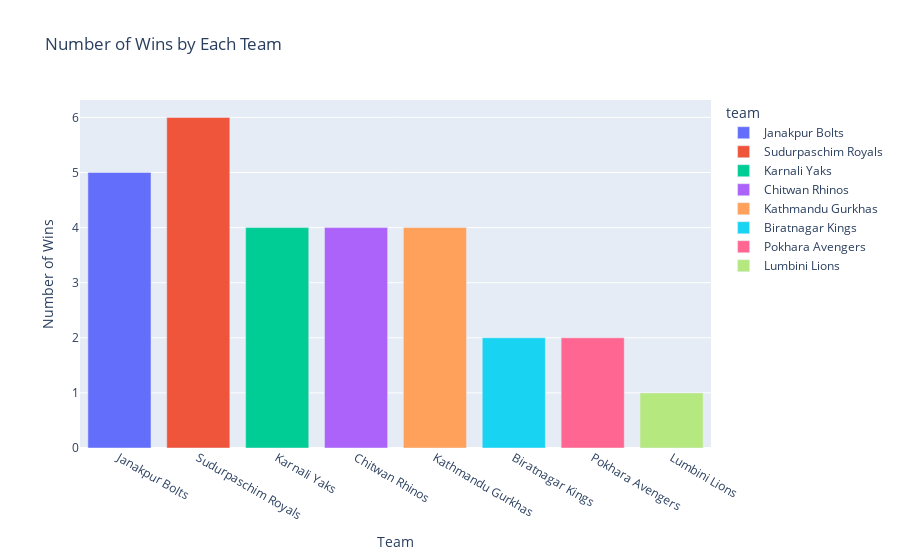

Notebook source saved alongside this figure:
### Code cell
#interactive plot for the number of wins by each team
fig = px.bar(points_table_df, x='team', y='wins', color='team', title='Number of Wins by Each Team')
fig.update_layout(xaxis_title='Team', yaxis_title='Number of Wins')
fig.show()

### Figure 1 — Plotly figure (JSON) as saved in the notebook; plotly's stock layout.template omitted (floating-point values rounded to 4 significant figures)
{"data": [{"alignmentgroup": "True", "hovertemplate": "team=%{x}<br>wins=%{y}<extra></extra>", "legendgroup": "Janakpur Bolts", "marker": {"color": "#636efa", "pattern": {"shape": ""}}, "name": "Janakpur Bolts", "offsetgroup": "Janakpur Bolts", "orientation": "v", "showlegend": true, "textposition": "auto", "type": "bar", "x": ["Janakpur Bolts"], "xaxis": "x", "y": [5], "yaxis": "y"}, {"alignmentgroup": "True", "hovertemplate": "team=%{x}<br>wins=%{y}<extra></extra>", "legendgroup": "Sudurpaschim Royals", "marker": {"color": "#EF553B", "pattern": {"shape": ""}}, "name": "Sudurpaschim Royals", "offsetgroup": "Sudurpaschim Royals", "orientation": "v", "showlegend": true, "textposition": "auto", "type": "bar", "x": ["Sudurpaschim Royals"], "xaxis": "x", "y": [6], "yaxis": "y"}, {"alignmentgroup": "True", "hovertemplate": "team=%{x}<br>wins=%{y}<extra></extra>", "legendgroup": "Karnali Yaks", "marker": {"color": "#00cc96", "pattern": {"shape": ""}}, "name": "Karnali Yaks", "offsetgroup": "Karnali Yaks", "orientation": "v", "showlegend": true, "textposition": "auto", "type": "bar", "x": ["Karnali Yaks"], "xaxis": "x", "y": [4], "yaxis": "y"}, {"alignmentgroup": "True", "hovertemplate": "team=%{x}<br>wins=%{y}<extra></extra>", "legendgroup": "Chitwan Rhinos", "marker": {"color": "#ab63fa", "pattern": {"shape": ""}}, "name": "Chitwan Rhinos", "offsetgroup": "Chitwan Rhinos", "orientation": "v", "showlegend": true, "textposition": "auto", "type": "bar", "x": ["Chitwan Rhinos"], "xaxis": "x", "y": [4], "yaxis": "y"}, {"alignmentgroup": "True", "hovertemplate": "team=%{x}<br>wins=%{y}<extra></extra>", "legendgroup": "Kathmandu Gurkhas", "marker": {"color": "#FFA15A", "pattern": {"shape": ""}}, "name": "Kathmandu Gurkhas", "offsetgroup": "Kathmandu Gurkhas", "orientation": "v", "showlegend": true, "textposition": "auto", "type": "bar", "x": ["Kathmandu Gurkhas"], "xaxis": "x", "y": [4], "yaxis": "y"}, {"alignmentgroup": "True", "hovertemplate": "team=%{x}<br>wins=%{y}<extra></extra>", "legendgroup": "Biratnagar Kings", "marker": {"color": "#19d3f3", "pattern": {"shape": ""}}, "name": "Biratnagar Kings", "offsetgroup": "Biratnagar Kings", "orientation": "v", "showlegend": true, "textposition": "auto", "type": "bar", "x": ["Biratnagar Kings"], "xaxis": "x", "y": [2], "yaxis": "y"}, {"alignmentgroup": "True", "hovertemplate": "team=%{x}<br>wins=%{y}<extra></extra>", "legendgroup": "Pokhara Avengers", "marker": {"color": "#FF6692", "pattern": {"shape": ""}}, "name": "Pokhara Avengers", "offsetgroup": "Pokhara Avengers", "orientation": "v", "showlegend": true, "textposition": "auto", "type": "bar", "x": ["Pokhara Avengers"], "xaxis": "x", "y": [2], "yaxis": "y"}, {"alignmentgroup": "True", "hovertemplate": "team=%{x}<br>wins=%{y}<extra></extra>", "legendgroup": "Lumbini Lions", "marker": {"color": "#B6E880", "pattern": {"shape": ""}}, "name": "Lumbini Lions", "offsetgroup": "Lumbini Lions", "orientation": "v", "showlegend": true, "textposition": "auto", "type": "bar", "x": ["Lumbini Lions"], "xaxis": "x", "y": [1], "yaxis": "y"}], "layout": {"barmode": "relative", "legend": {"title": {"text": "team"}, "tracegroupgap": 0}, "title": {"text": "Number of Wins by Each Team"}, "xaxis": {"anchor": "y", "categoryarray": ["Janakpur Bolts", "Sudurpaschim Royals", "Karnali Yaks", "Chitwan Rhinos", "Kathmandu Gurkhas", "Biratnagar Kings", "Pokhara Avengers", "Lumbini Lions"], "categoryorder": "array", "domain": [0, 1], "title": {"text": "Team"}}, "yaxis": {"anchor": "x", "domain": [0, 1], "title": {"text": "Number of Wins"}}}}
